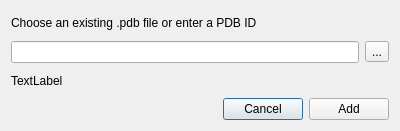
<?xml version="1.0" encoding="UTF-8"?>
<ui version="4.0">
 <class>Dialog</class>
 <widget class="QDialog" name="Dialog">
  <property name="geometry">
   <rect>
    <x>0</x>
    <y>0</y>
    <width>400</width>
    <height>131</height>
   </rect>
  </property>
  <property name="minimumSize">
   <size>
    <width>400</width>
    <height>0</height>
   </size>
  </property>
  <property name="maximumSize">
   <size>
    <width>16777215</width>
    <height>131</height>
   </size>
  </property>
  <property name="windowTitle">
   <string>Dialog</string>
  </property>
  <layout class="QVBoxLayout" name="verticalLayout_2">
   <item>
    <layout class="QVBoxLayout" name="verticalLayout">
     <item>
      <widget class="QLabel" name="label">
       <property name="text">
        <string>Choose an existing .pdb file or enter a PDB ID</string>
       </property>
      </widget>
     </item>
     <item>
      <layout class="QHBoxLayout" name="horizontalLayout">
       <item>
        <widget class="QLineEdit" name="txt_add_protein">
         <property name="frame">
          <bool>true</bool>
         </property>
         <property name="readOnly">
          <bool>false</bool>
         </property>
        </widget>
       </item>
       <item>
        <widget class="QToolButton" name="btn_choose_protein">
         <property name="text">
          <string>...</string>
         </property>
        </widget>
       </item>
      </layout>
     </item>
     <item>
      <widget class="QLabel" name="lbl_status">
       <property name="text">
        <string>TextLabel</string>
       </property>
      </widget>
     </item>
    </layout>
   </item>
   <item>
    <layout class="QHBoxLayout" name="horizontalLayout_2">
     <item>
      <spacer name="horizontalSpacer">
       <property name="orientation">
        <enum>Qt::Horizontal</enum>
       </property>
       <property name="sizeHint" stdset="0">
        <size>
         <width>40</width>
         <height>20</height>
        </size>
       </property>
      </spacer>
     </item>
     <item>
      <widget class="QPushButton" name="btn_cancel">
       <property name="text">
        <string>Cancel</string>
       </property>
      </widget>
     </item>
     <item>
      <widget class="QPushButton" name="btn_add_protein">
       <property name="text">
        <string>Add</string>
       </property>
      </widget>
     </item>
    </layout>
   </item>
  </layout>
 </widget>
 <resources/>
 <connections/>
</ui>
